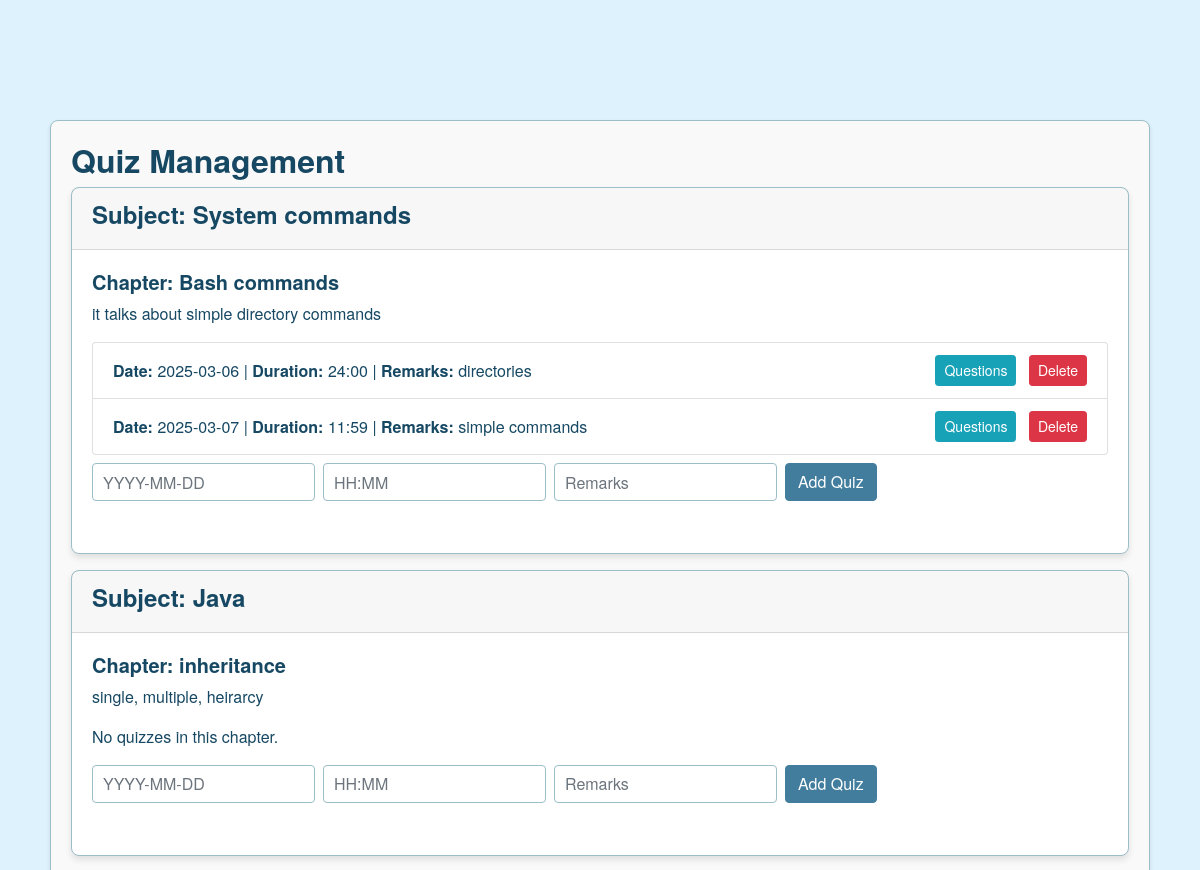
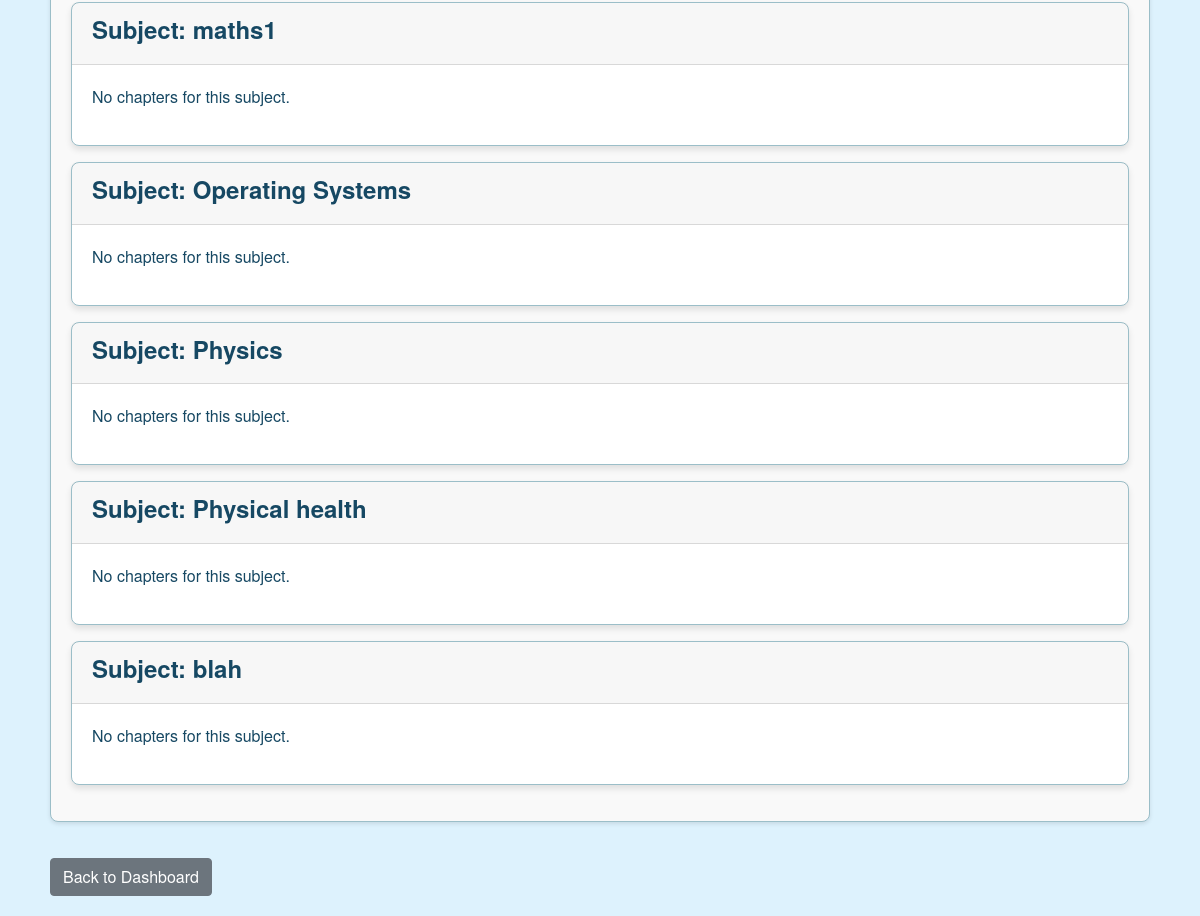
/admin/quiz_overview (signed in), run on an earlier commit of the app's database (2 pictures, top to bottom).
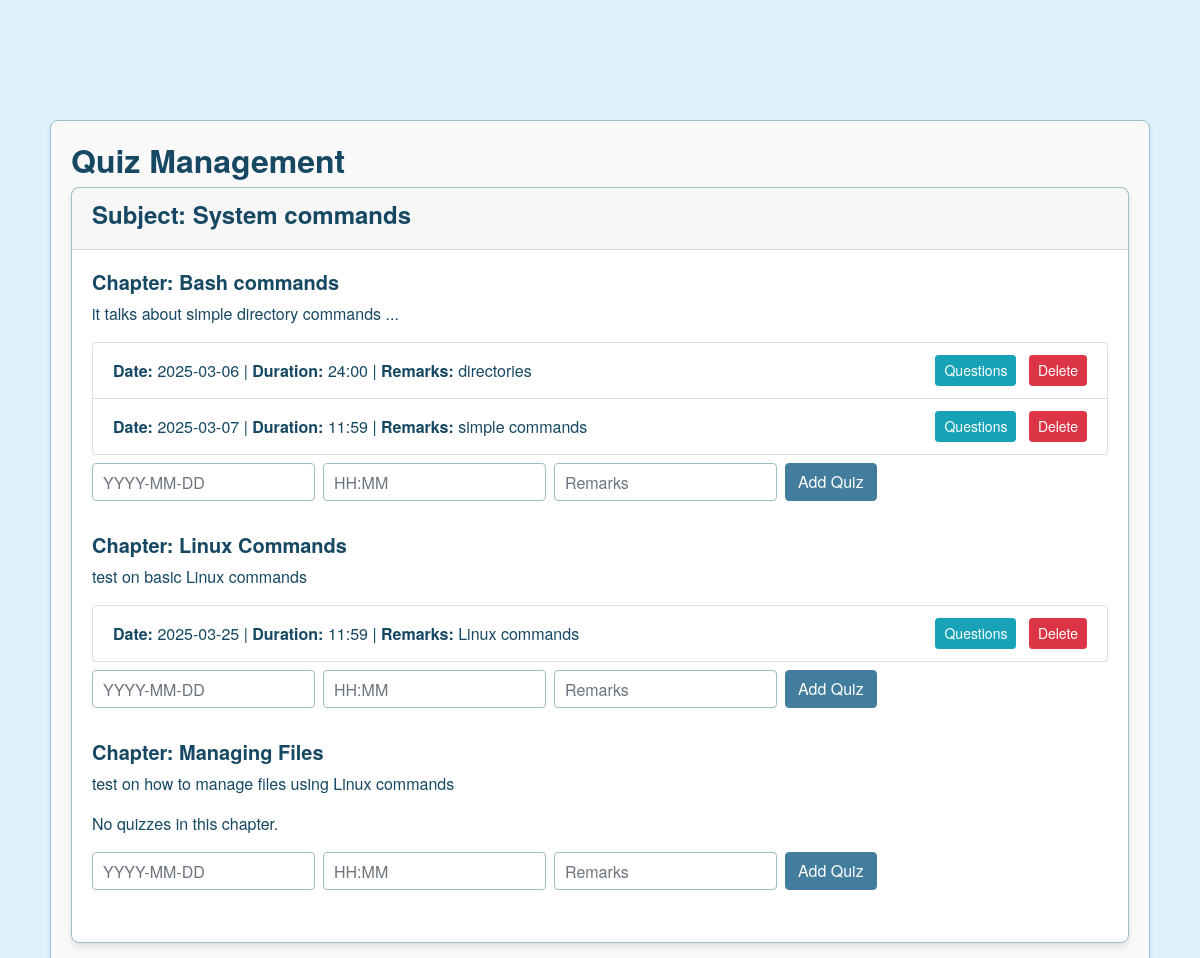
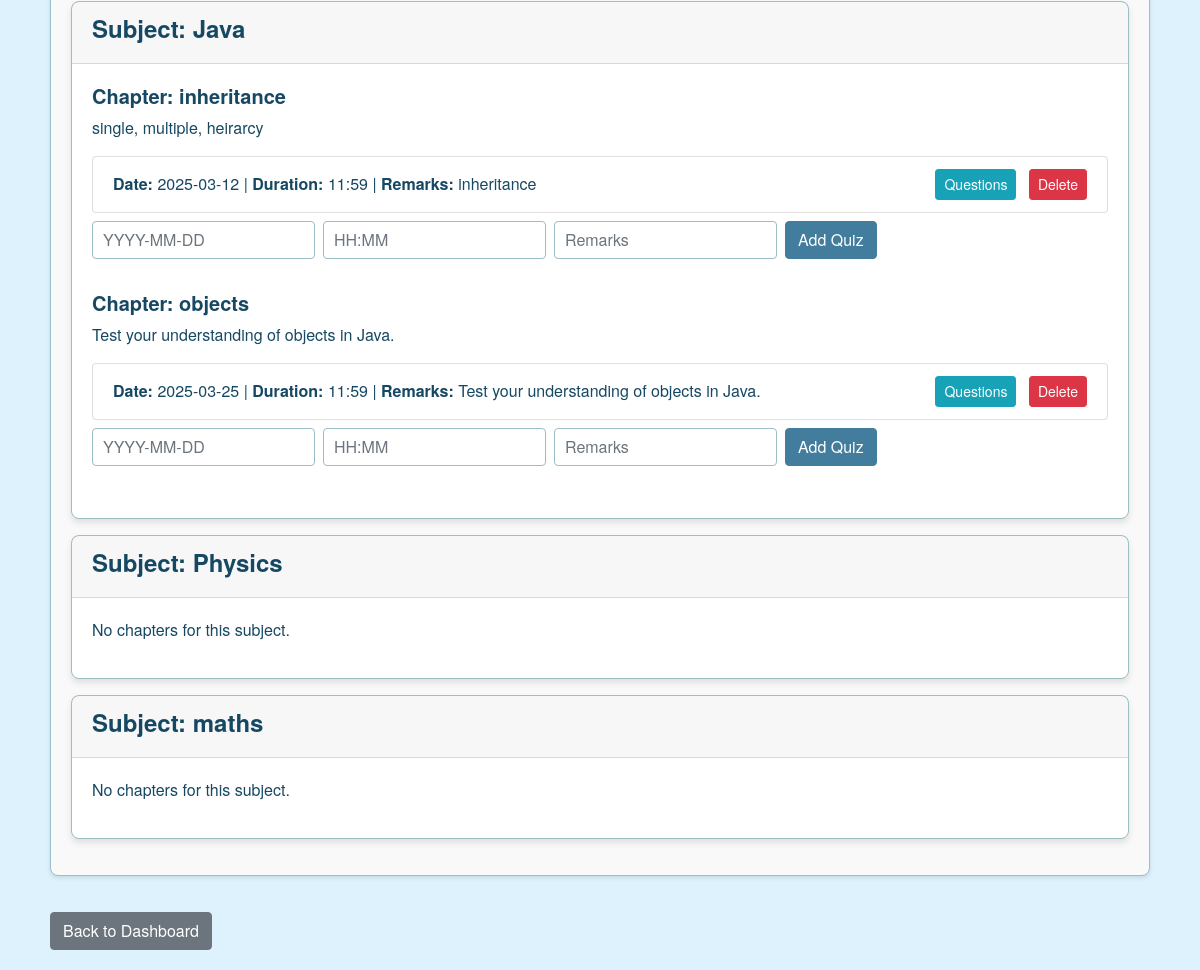
And on a later commit of the database (2 pictures, top to bottom).
### controllers/models.py (models this page shows, shortened)
class Subject(db.Model):
    __tablename__ = 'subjects'
    id = db.Column(db.Integer, primary_key=True)
    name = db.Column(db.String(100), unique=True, nullable=False)
    description = db.Column(db.Text)
    chapters = db.relationship('Chapter', backref='subject', lazy=True)#related data is loaded when accessed by chapter

class Chapter(db.Model):
    __tablename__ = 'chapters'
    id = db.Column(db.Integer, primary_key=True)
    name = db.Column(db.String(100), nullable=False)
    description = db.Column(db.Text)
    subject_id = db.Column(db.Integer, db.ForeignKey('subjects.id', ondelete="CASCADE"), nullable=False)
    quizzes = db.relationship('Quiz', backref='chapter', lazy=True)

class Quiz(db.Model):
    __tablename__ = 'quizzes'
    id = db.Column(db.Integer, primary_key=True)
    chapter_id = db.Column(db.Integer, db.ForeignKey('chapters.id'), nullable=False)
    date_of_quiz = db.Column(db.DateTime, nullable=False)
    time_duration = db.Column(db.String(50), nullable=False)  # Format: "HH:MM"
    remarks = db.Column(db.Text)
    questions = db.relationship('Question', backref='quiz',lazy=True)
    scores = db.relationship('Score', backref='quiz', lazy=True)

### controllers/admin_routes.py (the view)
    @app.route('/admin/quiz_overview')
    def admin_quiz_overview():
        if 'user_id' not in session or session.get('role') != 'Admin':
            flash("Access denied.", "danger")
            return redirect(url_for('login'))
        subjects = Subject.query.all()
        return render_template('admin_quiz_overview.html', subjects=subjects)

### templates/admin_quiz_overview.html (shortened to what this page needs)
{% extends 'base.html' %}
{% block content %}
<div class="container mt-4">
  <div class="quiz-overview">
  <h2>Quiz Management</h2>
  {% for subject in subjects %}
    <div class="card mb-3">
      <div class="card-header">
        <h4>Subject: {{ subject.name }}</h4>
      </div>
      <div class="card-body">
        {% if subject.chapters %}
          {% for chapter in subject.chapters %}
            <div class="mb-4">
              <h5>Chapter: {{ chapter.name }}</h5>
              <p>{{ chapter.description or '' }}</p>
              {% if chapter.quizzes %}
                <ul class="list-group mb-2">
                  {% for quiz in chapter.quizzes %}
                    <li class="list-group-item d-flex justify-content-between align-items-center">
                      <div>
                        <strong>Date:</strong>
                        {% if quiz.date_of_quiz %}
                          {{ quiz.date_of_quiz.strftime('%Y-%m-%d') }}
                        {% endif %}
                        | <strong>Duration:</strong> {{ quiz.time_duration }}
                        | <strong>Remarks:</strong> {{ quiz.remarks }}
                      </div>
                      <div>
                        <a href="{{ url_for('admin_questions', quiz_id=quiz.id) }}"
                           class="btn btn-sm btn-info mr-2">Questions</a>
                        <form method="POST" action="{{ url_for('delete_quiz', quiz_id=quiz.id) }}"
                              style="display:inline;">
                          <button type="submit" class="btn btn-sm btn-danger">Delete</button>
                        </form>
                      </div>
                    </li>
                  {% endfor %}
                </ul>
              {% else %}
                <p>No quizzes in this chapter.</p>
              {% endif %}
              <form method="POST" action="{{ url_for('add_quiz', chapter_id=chapter.id) }}" class="form-inline">
                <input type="text" name="date_of_quiz" class="form-control mb-2 mr-sm-2"
                       placeholder="YYYY-MM-DD" required>
                <input type="text" name="time_duration" class="form-control mb-2 mr-sm-2"
                       placeholder="HH:MM" required>
                <input type="text" name="remarks" class="form-control mb-2 mr-sm-2"
                       placeholder="Remarks">
                <button type="submit" class="btn btn-success mb-2">Add Quiz</button>
              </form>
            </div>
          {% endfor %}
        {% else %}
          <p>No chapters for this subject.</p>
        {% endif %}
      </div>
    </div>
  {% endfor %}
</div>
<a href="{{ url_for('admin_dashboard') }}" class="btn btn-secondary mt-3">Back to Dashboard</a>
</div>
{% endblock %}

What changed in the data, as far as the page shows it:
removed Subject: name "maths1", shows "No chapters for this subject."
removed Subject: name "Operating Systems", shows "No chapters for this subject."
removed Subject: name "Physical health", shows "No chapters for this subject."
removed Subject: name "blah", shows "No chapters for this subject."
changed Chapter "Bash commands": description "it talks about simple directory commands" → "it talks about simple directory commands ..."
added Chapter: name "Linux Commands", description "test on basic Linux commands", shown under Subject "System commands"
added Quiz: date_of_quiz "2025-03-25", time_duration "11:59", remarks "Linux commands", shown under "Linux Commands"
added Chapter: name "Managing Files", description "test on how to manage files using Linux commands", shows "No quizzes in this chapter.", shown under Subject "System commands"
shown differently, row unchanged: Chapter "inheritance": no longer shows "No quizzes in this chapter."
added Quiz: date_of_quiz "2025-03-12", time_duration "11:59", remarks "inheritance", shown under Chapter "inheritance"
added Chapter: name "objects", description "Test your understanding of objects in Java.", shown under Subject "Java"
added Quiz: date_of_quiz "2025-03-25", time_duration "11:59", remarks "Test your understanding of objects in Java.", shown under "objects"
added Subject: name "maths", shows "No chapters for this subject."
